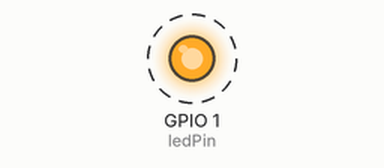
A sketch run on a simulated ESP32-S3. Shown: output pins drawn as LEDs (lit = HIGH). Dashed ring = blinking. What the sketch prints to the serial monitor is not drawn.

Above: at 1.5 s.
Timing chart, 0 to 5.6 s (numbered marks = the images above):
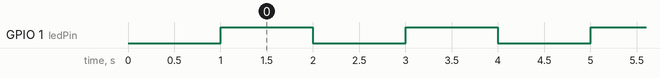

Measured:
- by itself, GPIO 1 (ledPin): alternates HIGH for 1.0 s and LOW for 1.0 s

The sketch:

HelloWorld_GP1blinkingLED.ino
```cpp
// Define your LED pin based on your schematic
const int ledPin = 1; // GP1

void setup() {
  // Start the serial communication at 115200 baud
  Serial.begin(115200);

  // Give the serial port a moment to wake up
  delay(1000);
  Serial.println("\n--- ESP32-S3 Booting Up ---");

  // Configure the LED pin as an output
  pinMode(ledPin, OUTPUT);
}

void loop() {
  // Turn the LED ON
  digitalWrite(ledPin, HIGH);
  Serial.println("Hello World! LED is ON");
  delay(1000); // Wait for 1 second (1000 milliseconds)

  // Turn the LED OFF
  digitalWrite(ledPin, LOW);
  Serial.println("Hello World! LED is OFF");
  delay(1000); // Wait for 1 second
}
```
